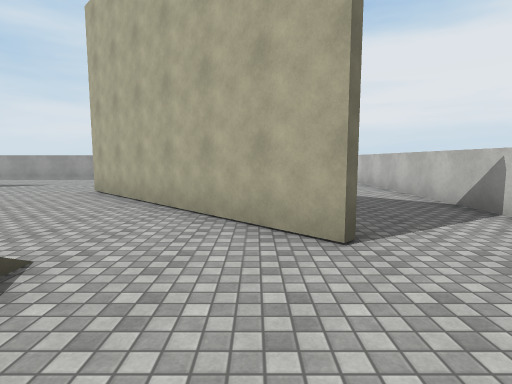
View 1 (above)

13 first-person views from a walk through a 3-D level made in the Unity game engine. The camera is 1.5 m above the floor, tilts 6° down and sees 80° across. The floor is counted in squares, 2 m on a side. Each view is taken from the middle of a square. On the plan, view 1 faces up. The plan holds only what a view shows up to about 10 squares ahead; the rest is blank. The player character is not drawn. Surface patterns are stand-ins for the level's own textures.

View 2
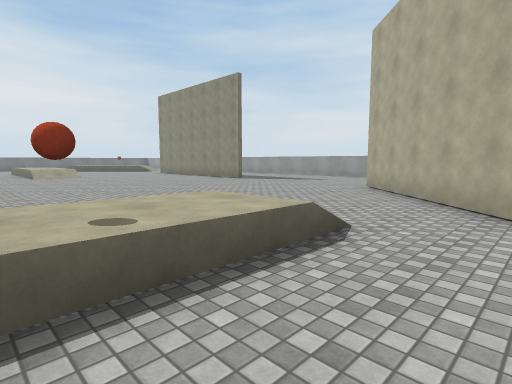

View 3
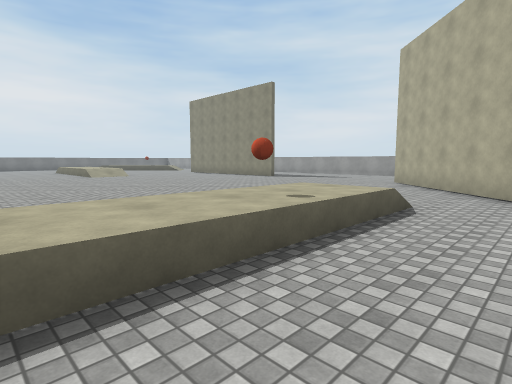

View 4
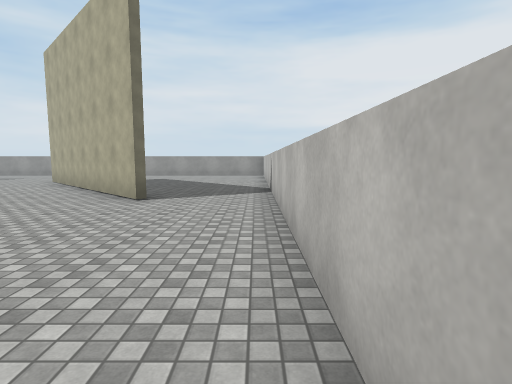

View 5
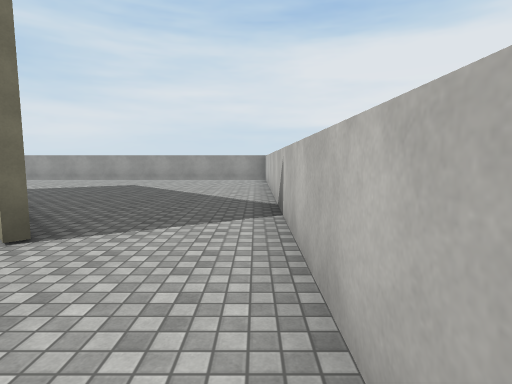

View 6
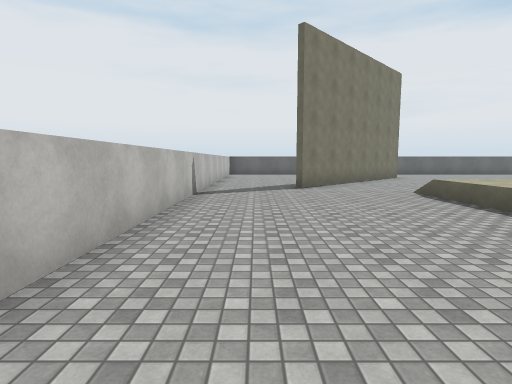

View 7
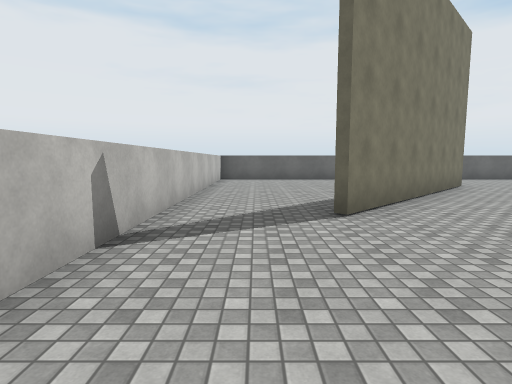

View 8
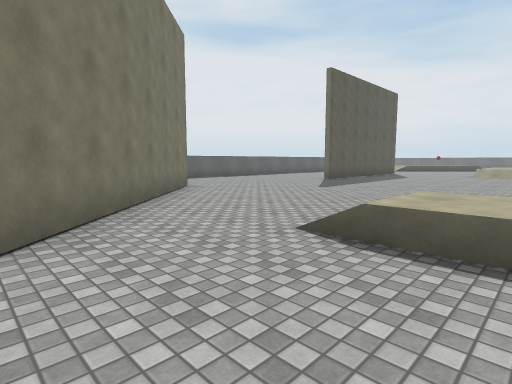

View 9
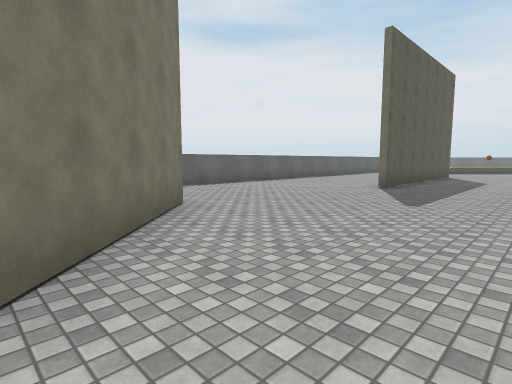

View 10
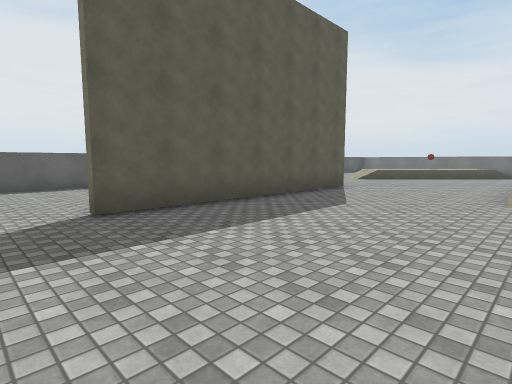

View 11
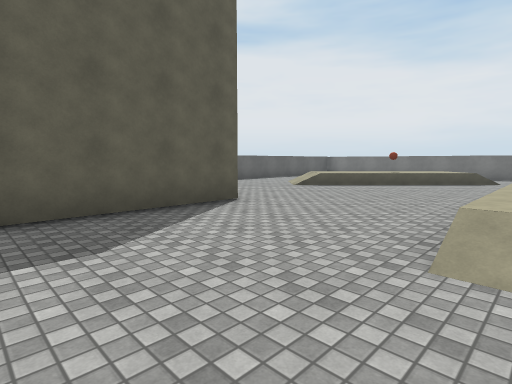

View 12
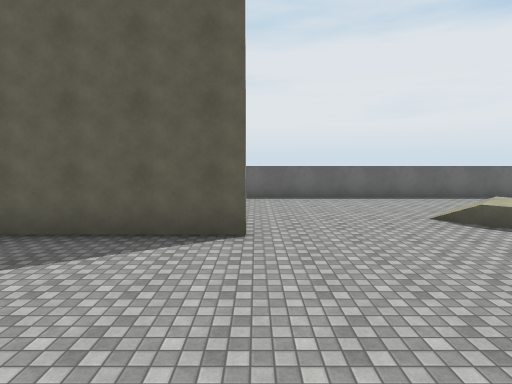

View 13
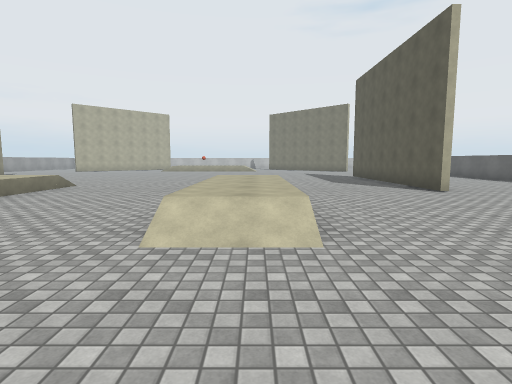

### Floor plan
Key: @ floor where view 1 was taken; # wall or solid block; . main floor; : floor 0.75 m higher than the main floor; / step, stairs or slope; O other object.
Columns run from 24 left of view 1 to 4 right of it. Each row starts with its distance up from view 1.
 10                 ... ........#
  9                 ............#
  8                  ...........#
  7                   ...#......#
  6                  ....##.....#
  5                 ......##....#
  4                ........##...#
  3               .....  ...#...#
  2         :/   ......   /.....#
  1        ............  ::.....#
  0      ..............  ::.@...#
 -1     ...............  ::.....#
 -2    ................  ::.....#
 -3   ..//:::/   .....   ::.....#
 -4  .../::::/...........//.....#
 -5  ...........................#
 -6  /......................##..#
 -7  :/....................##...#
 -8   O/.....######.......##....#
 -9    :/.....    .......## ....#
-10    //......   .......   ....#
-11    .........  ......    ....#
-12   ....... ..  ......
-13 #########    ######

Where each view was taken, in squares from view 1:
view 1: 0 up, 0 right, facing up
view 2: 1 down, 0 right, facing up-left
view 3: 3 down, 0 right, facing up-left
view 4: 3 down, 3 right, facing up
view 5: 0 up, 3 right, facing up
view 6: 3 up, 2 right, facing down
view 7: 1 down, 2 right, facing down
view 8: 2 down, 1 right, facing down-left
view 9: 5 down, 1 left, facing down-left
view 10: 4 down, 8 left, facing down-left
view 11: 4 down, 12 left, facing down-left
view 12: 4 down, 16 left, facing down
view 13: 4 down, 23 left, facing right
